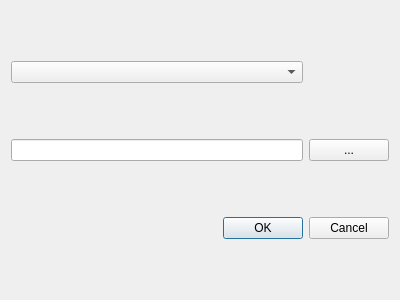
<?xml version="1.0" encoding="UTF-8"?>
<ui version="4.0">
 <class>SaveAsDialog</class>
 <widget class="QDialog" name="SaveAsDialog">
  <property name="geometry">
   <rect>
    <x>0</x>
    <y>0</y>
    <width>400</width>
    <height>300</height>
   </rect>
  </property>
  <property name="windowTitle">
   <string>Dialog</string>
  </property>
  <layout class="QGridLayout" name="gridLayout">
   <item row="0" column="0">
    <widget class="QComboBox" name="fileFormatComboBox"/>
   </item>
   <item row="1" column="0">
    <widget class="QLineEdit" name="destinationLineEdit"/>
   </item>
   <item row="1" column="1">
    <widget class="QPushButton" name="destinationButton">
     <property name="text">
      <string>...</string>
     </property>
    </widget>
   </item>
   <item row="2" column="0" colspan="2">
    <widget class="QDialogButtonBox" name="buttonBox">
     <property name="orientation">
      <enum>Qt::Horizontal</enum>
     </property>
     <property name="standardButtons">
      <set>QDialogButtonBox::Cancel|QDialogButtonBox::Ok</set>
     </property>
    </widget>
   </item>
  </layout>
 </widget>
 <resources/>
 <connections>
  <connection>
   <sender>buttonBox</sender>
   <signal>accepted()</signal>
   <receiver>SaveAsDialog</receiver>
   <slot>accept()</slot>
   <hints>
    <hint type="sourcelabel">
     <x>248</x>
     <y>254</y>
    </hint>
    <hint type="destinationlabel">
     <x>157</x>
     <y>274</y>
    </hint>
   </hints>
  </connection>
  <connection>
   <sender>buttonBox</sender>
   <signal>rejected()</signal>
   <receiver>SaveAsDialog</receiver>
   <slot>reject()</slot>
   <hints>
    <hint type="sourcelabel">
     <x>316</x>
     <y>260</y>
    </hint>
    <hint type="destinationlabel">
     <x>286</x>
     <y>274</y>
    </hint>
   </hints>
  </connection>
 </connections>
</ui>
